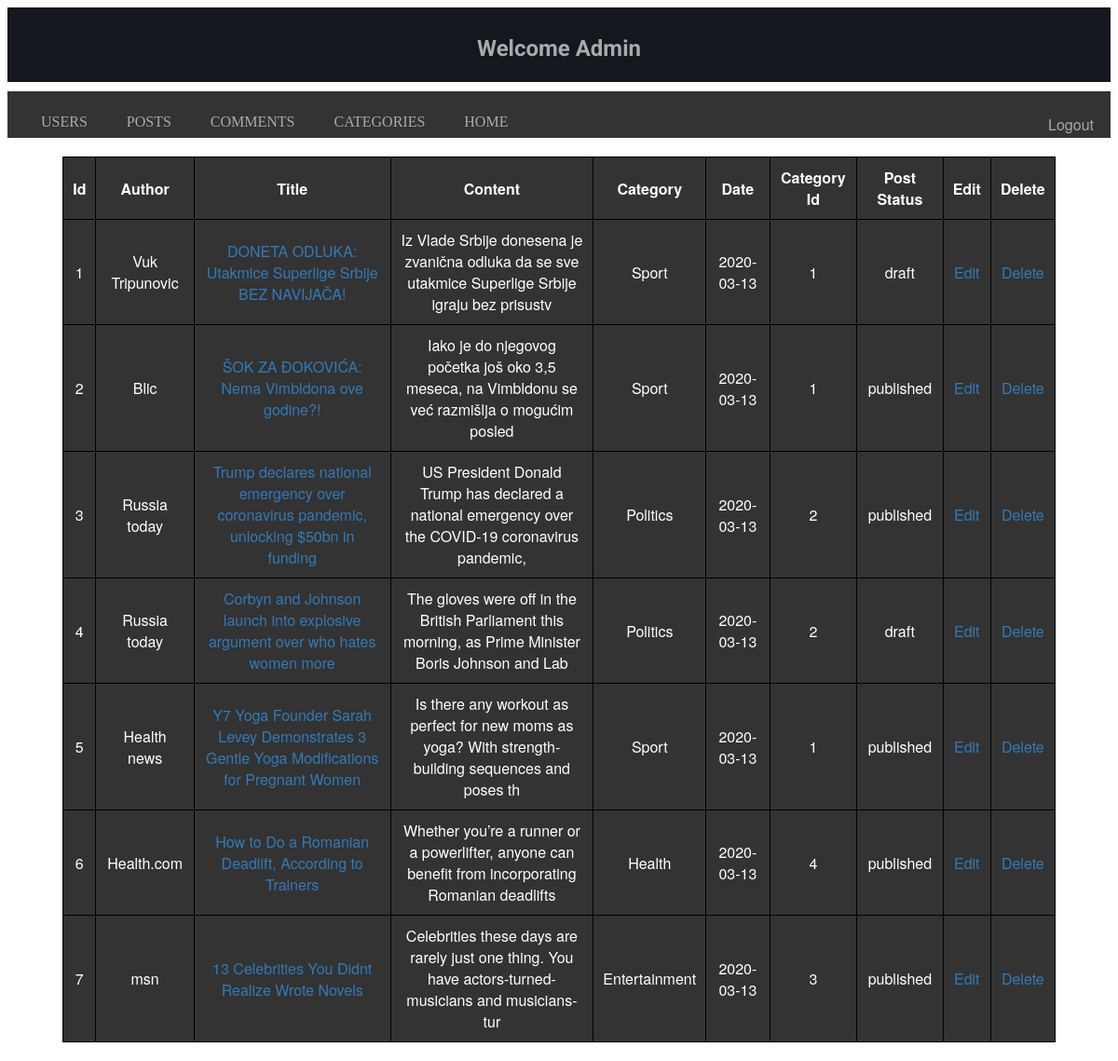
The app's page /admin/includes_admin/view_all_posts.php with its own data.
### tables this page shows
CREATE TABLE `posts` (
  `post_id` int(11) NOT NULL,
  `post_author` varchar(255) NOT NULL,
  `post_title` varchar(255) NOT NULL,
  `post_content` text NOT NULL,
  `post_date` date NOT NULL,
  `post_status` varchar(20) NOT NULL DEFAULT 'draft',
  `post_category_id` int(11) NOT NULL
);

CREATE TABLE `category` (
  `category_id` int(11) NOT NULL,
  `category_name` varchar(255) NOT NULL
);

### admin/includes_admin/view_all_posts.php (the view, shortened to what this page needs)
<?php include "../../includes/db.php"; ?>
<!DOCTYPE html>
<html>
<head>
    <link rel="stylesheet" href="../../css/admin_style.css">
</head>
<body>
    <div id="wrapper">
        <header class="header">
      <h2>Welcome Admin <?php echo $_SESSION['user_name']; ?></h2>
        </header>
        <nav>
            <ul>
                <li class="dropdown"><a href="">USERS</a>
                    </li>
                <li class="dropdown"><a href="">POSTS</a>
                    </li>
                <li><a href="../comments.php">COMMENTS</a></li>
                <li><a href="../categories.php">CATEGORIES</a></li>
                <li><a href="../../index.php">HOME</a></li>
                <li><div class="logout_btn"><a href="../includes/logout.php">Logout</a>
            </div>
           </li>
            </ul>
           </nav>
        <main class="main">
            <div>
               <table class="table">
                   <thead>
                   <th>Id</th>
                   <th>Author</th>
                   <th>Title</th>
                   <th>Content</th>
                   <th>Category</th>
                   <th>Date</th>
                   <th>Category Id</th>
                   <th>Post Status</th>
                   <th>Edit</th>
                   <th>Delete</th>
                   </thead>
                   <tbody>
                      <?php
                       $query = "SELECT * FROM posts";
                       $posts_query = mysqli_query($db, $query);
                       while($row = mysqli_fetch_assoc($posts_query)) {
                           $post_id = $row['post_id'];
                           $post_author = $row['post_author'];
                           $post_title = $row['post_title'];
                           $post_content = substr($row['post_content'], 0, 100);
                           $post_date = $row['post_date'];
                           $post_status = $row['post_status'];
                           $post_category_id = $row['post_category_id'];
                       echo "<tr>";
                       echo "<td>{$post_id}</td>";
                       echo "<td>{$post_author}</td>";
                       echo "<td><a href='../../post.php?post_id=$post_id'>$post_title</a></td>";
                       echo "<td>{$post_content}</td>";
                        $query = "SELECT * FROM category WHERE category_id = {$post_category_id}";
                        $select_categories_id = mysqli_query($db, $query);
                        while($row = mysqli_fetch_assoc($select_categories_id)){
                        $cat_title = $row['category_name'];
                        echo "<td>{$cat_title}</td>";
                        }
                       echo "<td>{$post_date}</td>";
                       echo "<td>{$post_category_id}</td>";
                       echo "<td>{$post_status}</td>";
                       echo "<td><a href='edit_post.php?source=edit_post&p_id={$post_id}'>Edit</a></td>";
                       echo "<td><a href='delete_post.php?delete={$post_id}'>Delete</a></td>";
                       echo "</tr>";
                       }
                           ?>
                   </tbody>
               </table>
            </div>
        </main>
        </div>
    </body>
</html>

### css/admin_style.css (style rules this page uses)
.header { height: 60px; background-color: #15171E; font-family: Roboto, sans-serif, Verdana; padding: 10px 10px; color: #AAA; }
header h2 { text-align: center; }
nav ul { list-style-type: none; margin: 0; padding: 10px 10px; overflow: hidden; background-color: #333; height: 30px; margin-top: 10px; transition-duration: 0.5s; }
nav li { float: left; color: #AAA; padding-left: 10px; }
nav li a { display: block; color: #AAA; text-align: center; padding: 14px 16px; text-decoration: none; }
ul { list-style-type: none; margin: 0; padding: 0; overflow: hidden; background-color: #333; }
li { float: left; }
li a, .dropbtn { display: inline-block; color: inherit; text-align: center; padding: 14px 16px; text-decoration: none; }
li.dropdown { display: inline-block; }
.table { border: 0.1px solid black; width: 90%; margin: 20px auto 20px auto; font-family: Helvetica neue, Helvetica, Arial; border-collapse: collapse; min-height:100%; }
.table th, tr, td { border: 1px solid black; border-collapse: collapse; width: auto; padding: 10px; background: #333; color: #FFF; text-align: center; }
.table a { text-decoration: none; color: #337AB7; }
.table_cat th, tr, td { border: 1px solid black; border-collapse: collapse; width: auto; padding: 10px; background: #333; color: #FFF; }
.logout_btn { float: right; font-family: Helvetica neue, Helvetica, Arial; position: absolute; right: 10px; }

### records on screen
posts: post_id "1", post_author "Vuk Tripunovic", post_title "DONETA ODLUKA: Utakmice Superlige Srbije BEZ NAVIJAČA!", post_content "Iz Vlade Srbije donesena je zvanična odluka da se sve utakmice Superlige Srbije igraju bez prisustv", post_date "2020-03-13", post_category "1", post_status "draft"
category: category_name "Sport"
posts: post_id "2", post_author "Blic", post_title "ŠOK ZA ĐOKOVIĆA: Nema Vimbldona ove godine?!", post_content "Iako je do njegovog početka još oko 3,5 meseca, na Vimbldonu se već razmišlja o mogućim posled", post_date "2020-03-13", post_category "1", post_status "published"
posts: post_id "3", post_author "Russia today", post_title "Trump declares national emergency over coronavirus pandemic, unlocking $50bn in funding", post_content "US President Donald Trump has declared a national emergency over the COVID-19 coronavirus pandemic,", post_date "2020-03-13", post_category "2", post_status "published"
category: category_name "Politics"
posts: post_id "4", post_author "Russia today", post_title "Corbyn and Johnson launch into explosive argument over who hates women more", post_content "The gloves were off in the British Parliament this morning, as Prime Minister Boris Johnson and Lab", post_date "2020-03-13", post_category "2", post_status "draft"
posts: post_id "5", post_author "Health news", post_title "Y7 Yoga Founder Sarah Levey Demonstrates 3 Gentle Yoga Modifications for Pregnant Women", post_content "Is there any workout as perfect for new moms as yoga? With strength-building sequences and poses th", post_date "2020-03-13", post_category "1", post_status "published"
posts: post_id "6", post_author "Health.com", post_title "How to Do a Romanian Deadlift, According to Trainers", post_content "Whether you’re a runner or a powerlifter, anyone can benefit from incorporating Romanian deadlifts", post_date "2020-03-13", post_category "4", post_status "published"
category: category_name "Health"
posts: post_id "7", post_author "msn", post_title "13 Celebrities You Didnt Realize Wrote Novels", post_content "Celebrities these days are rarely just one thing. You have actors-turned-musicians and musicians-tur", post_date "2020-03-13", post_category "3", post_status "published"
category: category_name "Entertainment"
